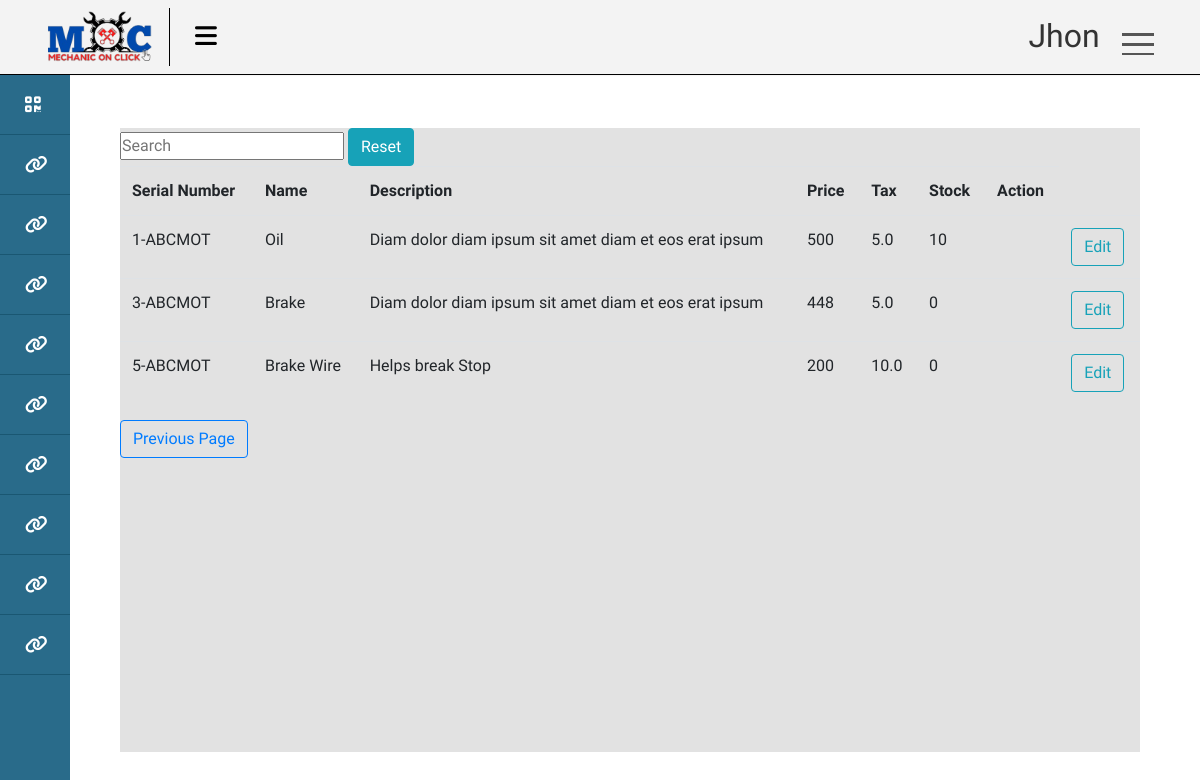
Screenshot of /products/ (signed in) with the database file from the repository.
### account/models.py (models this page shows)
class User(AbstractUser):
    class Role(models.TextChoices):
        ADMIN = "ADMIN" , "Admin"
        CUSTOMER = 'CUSTOMER' , "Customer"
        EMPLOYEE = 'EMPLOYEE' , 'Employee'
        HR = 'HR' , 'Human Resource Manager'
        SM = 'SM' , 'Service Manager'
        SA = 'SA' , 'Service Advisor'
        NA = 'NA' , 'NA'
        BSM = 'BSM' , 'Body Shop Manager'
        BSA = 'BSA' , 'Body Shop Advisor'
        CRM = 'CRM' , 'Customer Relationship Manager'
        SPM = 'SPM' , 'Spare Part Manager'
        SPE = 'SPE' , 'Spare Part Executive'
        AM  = 'AM' , 'Account Manager'
    phone = models.CharField(max_length=13,unique=True , null=True , blank=True)
    role = models.CharField(max_length=50 , choices=Role.choices ,default= Role.CUSTOMER)
    is_active = models.BooleanField(default=False)

### ERP/models.py (models this page shows, shortened)
class CenterProduct(models.Model):
    name = models.CharField(max_length=100)
    description = models.CharField(max_length=400, default="Diam dolor diam ipsum sit amet diam et eos erat ipsum")
    purchase_price = models.IntegerField(default=300)
    price = models.IntegerField(default=500)
    center = models.ForeignKey(Center,on_delete= models.CASCADE)
    serial_number = models.CharField(max_length=50 , unique=True)
    tax = models.FloatField(default=5)
    stock = models.IntegerField(default=0)

### account/decorators.py (the view)
        def wrapper(request , *args, **kwargs):
            group = None
            role = request.user.role
            print(role)
            if role in allowed_roles:
                return view_func(request , *args, **kwargs)
            else :
                print('User Not allowed')
                return redirect('unauth_page')

### ERP/views.py (called while the page is built)
@login_required(login_url= 'login_page')
@allowed_users(allowed_roles=[User.Role.EMPLOYEE,User.Role.ADMIN])
def center_product_list(request):
    admin = Employee.objects.get(user = request.user )
    center = admin.center
    products = CenterProduct.objects.filter(center = center)
    context = {
        'products' : products
        }
    return render(request,'ERP/product/list_view.html',context)

### templates/ERP/product/list_view.html (shortened to what this page needs)
{% extends 'ERP/base.html' %}
{% load static %}
{% block content %}
{% include 'ERP/search_widget.html' %}
<table id="myTable" class = 'table'>
    <tr>
        <th>Serial Number</th>
        <th>Name</th>
        <th>Description</th>
        <th>Price</th>
        <th>Tax</th>
        <th>Stock</th>
        <th>Action</th>
        </tr>
        {% for product in products %}
        <tr>
            <td>{{product.serial_number}}</td>
            <td>{{product.name}}</td>
            <td>{{product.description}}</td>
            <td>{{product.price}}</td>
            <td>{{product.tax}}</td>
            <td>{{product.stock}}</td>
            <td>{{product.additional_products}}</td>
            <td>
                <a class="btn btn-outline-info" href="">Edit</a>
            </td>
        </tr>
        {% endfor %}
        </table>
        <input class="btn btn-outline-primary" type=button value="Previous Page" onClick="javascript:history.go(-1);">
{% endblock %}

### templates/ERP/base.html (shortened to what this page needs)
{% load static %}
<!DOCTYPE html>
<html lang="en">
<head>
   <link rel="stylesheet" href="{% static 'css/dashboard.css' %}">
   <link rel="stylesheet" href="https://cdn.jsdelivr.net/npm/bootstrap@4.0.0/dist/css/bootstrap.min.css">
 </head>
</head>
<body>
<div id="main">
 <div class="wrapper hover_collapse">
	<div class="top_navbar">
		<div class="logo"><img src="{% static 'img/MoC.png' %}" alt=""></div>
		<div class="menu">
			<div class="hamburger">
				<i class="fas fa-bars"></i>
			</div>
		</div>
	</div>
    <div class="navigation">
		<div class="userBx">
			<p class="username">{{request.user}}</p>
		</div>
		<div class="menuToggle"></div>
      <ul class="menu2">
	  </ul>
	</div>
	{% include 'ERP/dashboard/main_dash.html' %}
	<div class="box">
        {% block content %}
        {% endblock %}
	</div>
</div>
</div>
</body>
</html>

### static/css/dashboard.css (style rules this page uses)
* { font-family: "Baloo Paaji 2", cursive; margin: 0; padding: 0; box-sizing: border-box; list-style: none; text-decoration: none; }
body { background: #ffffff; }
#main { width:100%; height:100%; background-color: salmon; }
.top_navbar { position: fixed; top: 0; left: 0; width: 100%; height: 75px; background: #f3f3f3; box-shadow: 1px 0 2px rgba(0, 0, 0, 0.125); display: flex; align-items: center; border-bottom: 1px solid #000000; }
.top_navbar .logo { width: 170px; padding: 0px 45px; color: white; border-right: 1px solid #000000; }
.top_navbar > .logo > img { width: 110px; }
.top_navbar .menu { width: calc(50% - 250px); padding: 0 25px; display: flex; justify-content: space-between; align-items: center; }
.top_navbar .hamburger { font-size: 25px; cursor: pointer; color: rgb(0, 0, 0); }
.navigation { position: absolute; top: 0px; top: 14px; right: 32px; width: 160px; height: 69px; display: flex; justify-content: space-between; transition: height 0.5s, width 0.5s; overflow: hidden; z-index: 9999; border-radius: 25px; }
.navigation .userBx { position: relative; width: 60px; height: 60px; display: flex; margin-left: 12%; display: flex; align-items: center; justify-content: space-evenly; transition: 0.5s; transition-delay: 0.5s; }
.navigation .userBx .username { white-space: nowrap; text-overflow: hidden; margin-left: 2%; color: #333; font-size: 32px; }
.navigation .menuToggle { position: relative; width: 60px; height: 60px; cursor: pointer; display: flex; justify-content: center; align-items: center; }
.navigation .menuToggle::before { content: ""; position: absolute; width: 32px; height: 3px; background-color: #555; transform: translateY(-10px); box-shadow: 0 10px #555; transition: 0.5s; }
.navigation .menuToggle::after { content: ""; position: absolute; width: 32px; height: 2px; background-color: #555; transform: translateY(10px); transition: 0.5s; }
.menu2 { position: absolute; width: 100%; height: calc(100%-60px); margin-top: 60px; padding: 20px; border-top: 1px solid black; }
#main .box { position: fixed; width: 85%; height: 78%; background-color: #e2e2e2; position: absolute; right:5%; bottom: 6%; }

### rows the page displays
User: user "Jhon"
CenterProduct: serial_number "1-ABCMOT", name "Oil", description "Diam dolor diam ipsum sit amet diam et eos erat ipsum", price "500", tax "5.0", stock "10"
CenterProduct: serial_number "3-ABCMOT", name "Brake", description "Diam dolor diam ipsum sit amet diam et eos erat ipsum", price "448", tax "5.0", stock "0"
CenterProduct: serial_number "5-ABCMOT", name "Brake Wire", description "Helps break Stop", price "200", tax "10.0", stock "0"
